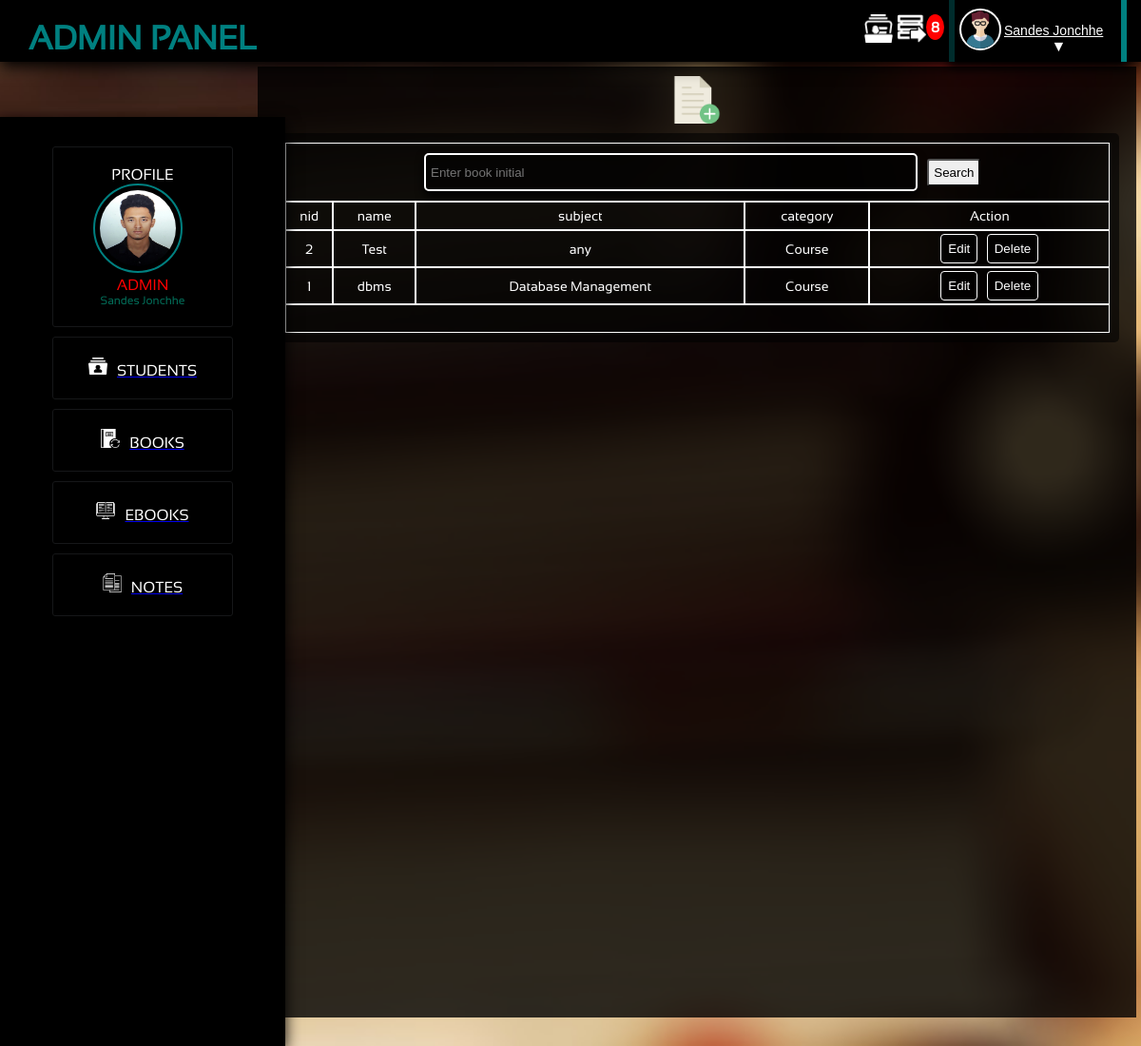
The page /admin/notes.php (signed in) on the database its author committed.
### tables this page shows
CREATE TABLE `notes` (
  `nid` int(11) NOT NULL,
  `name` varchar(20) NOT NULL,
  `subject` varchar(20) NOT NULL,
  `category` varchar(30) NOT NULL,
  `download` varchar(50) NOT NULL
);

### admin/class/class.ManageNotes.php (called while the page is built, shortened)
<?php
	include_once( '../class.database.php' );
		class ManageNotes{
			public $linker;
			function __construct(){
				$db_connection = new dbConnection();
				$this->linker = $db_connection->connect();
				return $this->linker;
			}
			function listNote($limit,$category=null){
				if(isset($limit,$category))
				{
					$query = $this->linker->query("SELECT * FROM notes WHERE category='$category' ORDER BY nid DESC $limit");
				}else{
					$query = $this->linker->query("SELECT * FROM notes ORDER BY nid DESC $limit");
				}
				$counts = $query->rowCount();
				if($counts >= 1)
				{
					$result = $query->fetchAll();
				}
				else
				{
					$result = $counts;
				}
				return $result;
			}
		}
?>

### class.database.php (called while the page is built, shortened)
<?php
	class dbConnection{
		public $db_name = 'php-librarys';
		public $db_user = 'root';
		public $db_pass = '';
		public $db_host = 'localhost';
		function connect(){
			try{
				$this->db_conn = new PDO("mysql:host=$this->db_host;dbname=$this->db_name",
					$this->db_user,$this->db_pass);
				return $this->db_conn;
			}
			catch(PDOException $e){
				return $e->getMessage();
			}
		}
	}
?>

### admin/manage/manage.notes.php (called while the page is built, shortened)
<?php
  include_once('class/class.ManageNotes.php');
  $init = new ManageNotes();
  if(isset($_GET['nid']))
  {
    $id = $_GET['nid'];
    $list_note = $init->listIdNote($id);
  }else{
    if(isset($_GET['category']))
    {
      $category = $_GET['category'];
      $list_note = $init->listNote($limit,$category);
    }
    else{
        if(isset($_GET['page'])){
          $page = preg_replace("#[^0-9]#","",$_GET['page']);
        }else{
          $page = 1;
        }
        $perPage = 6;
        $limit = "LIMIT ".($page-1)*$perPage.",$perPage";
        $list_note = $init->listNote($limit);
    }
  }

### admin/notes.php (the view, shortened to what this page needs)
<?php
  include_once('header.php');
  include_once('manage/manage.notes.php');
?>
<div class="main_content"><center>
  <img src="../gallery/logo/filee.png" style="height:50px;width:50px;cursor:pointer" id="clickadd" onClick="add()">
<div class="displaycontainer">
  <table class="table table-striped" >
  <thead>
    <tr>
      <section id="search">
      <form method="get" action="#" class="searching">
      <td colspan="12" style=""><input type="text" placeholder="Enter book initial" id="admin_search" name="nname"/><input type="Submit" value="Search" id="search_s"></td>
    </form>
    </tr>
    <tr>
      <td>nid</td>
      <td>name</td>
      <td>subject</td>
      <td>category</td>
      <td>Action</td>
    </tr>
  </thead>
  <tbody>
    <?php
     if(!isset($_GET['nname'])){
    if($list_note !== 0)
    {
      foreach ($list_note as $key => $value) {
        ?>
        <tr>
        <td><?php echo $value['nid']; ?></td>
        <td><?php echo $value['name']; ?></td>
        <td><?php echo $value['subject']; ?></td>
        <td><?php echo $value['category']; ?></td>
        <td>
        <a href="edit_note.php?nid=<?php echo $value['nid'];?>"><button>Edit</button></a>
          <button id="btn_delete<?php echo $value['nid']; ?>" value="<?php echo $value['nid']; ?>">Delete</button>
        </td>
        </tr>
        <?php
      }
    }else{
      echo '<td><td></td></td><td><td>Sorry no more Student to show under this section</td></td><td></td><td></td>';
    }
    ?>
    <tr><td colspan="5"><?php echo $note_pagination; ?></td></tr>
    <?php
      }else{
        echo $searched_n;
      }
    ?>
  </tbody>
  </table>
</div>
  </div>
</body>
</html>

### admin/admin_style.css (style rules this page uses)
body,html { margin:0px; padding:0px; background:#5C5B5C; font-family:sansation; }
.main_content { background:rgba(0,0,0,0.8); height:1000px; width:77%; float:right; color:white; margin-top:70px; margin-right:5px; }
.displayContainer { color:#100706; height:auto; width:98%; margin:10px 10px 10px 10px; }
.displaycontainer #search { display:none; transition:all 0.6s; }
#clickadd { margin:10px 0px 0px 0px; }
#admin_search { background:red; padding:5px; box-shadow:0px 5px 10px black; border-radius:5px; border:2px solid white; background:rgba(0,0,0,0.6); color:white; margin:10px; width:60%; height:40px; }
#search_s { padding:5px; cursor:pointer; border-radius:3px; }
.displaycontainer table { color:white; background:rgba(0,0,0,0.6); padding:10px; border-radius:5px; width:98%; font-size:14px; border-spacing:0px; text-align:center; background:white; color:black; color:white; background:rgba(0,0,0,0.6); }
.displaycontainer table tr { //border:0px solid white; padding:0px; height:30px; }
.displaycontainer table tr td { border:0.5px solid white; //border-left:0px; //border-right:0px; //border-top:0px; padding:0px; }
.displaycontainer table button { border-radius:4px; // background:teal; color:white; padding:7px; cursor:pointer; border:0px; margin:3px; background:rgba(0,0,0,0.6); color:white; border:1px solid white; }

### rows shown on the page
notes: nid "2", name "Test", subject "any", category "Course"
notes: nid "1", name "dbms", subject "Database Management", category "Course"

### other values the page prints
$_SESSION['todo_name'] "Sandes Jonchhe"
$init->countIssues() "8"
